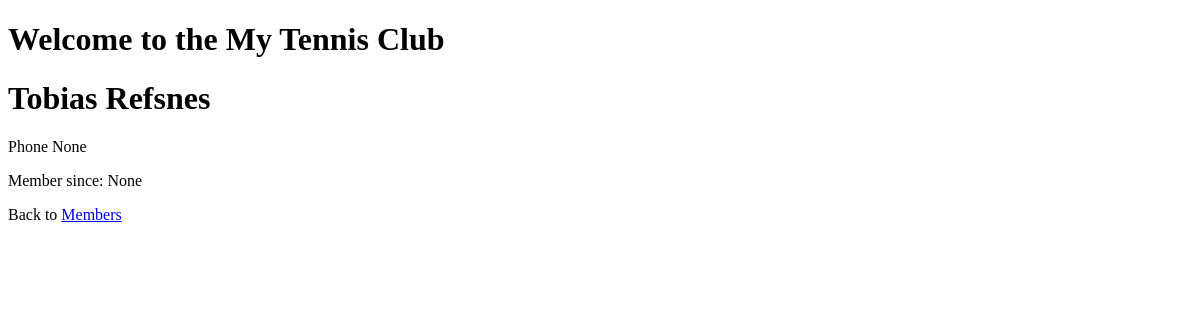
Page /members/details/2/ on the earlier database version.
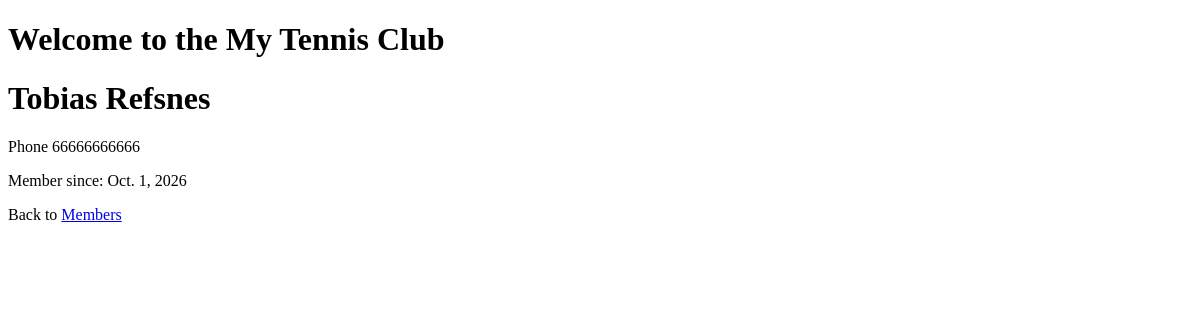
Same page on the later database version.
### members/models.py (models this page shows, shortened)
class Member(models.Model):
  firstname = models.CharField(max_length=255)
  lastname = models.CharField(max_length=255)
  phone = models.IntegerField(null=True)
  joined_date = models.DateField(null=True)

### members/views.py (the view)
# urls.py: path('members/details/<int:id>/', views.details, name='details'),
def details(request, id):
  mymember = Member.objects.get(id=id)
  template = loader.get_template('details.html')
  context = {
    'mymember': mymember,
  }
  return HttpResponse(template.render(context, request))

### members/templates/details.html (shortened to what this page needs)
{% extends "master.html" %}  {% block content %}
<h1>{{ mymember.firstname }} {{ mymember.lastname }}</h1>
<p>Phone {{ mymember.phone }}</p>
<p>Member since: {{ mymember.joined_date }}</p>
<p>Back to <a href="/members">Members</a></p>
{% endblock %}

Differences in the rows shown:
changed Member "Tobias": phone "None" → "66666666666"; joined_date "None" → "Oct. 1, 2026"
